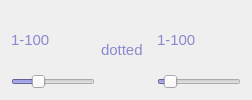
                         <widget class="QWidget" name="eighth_prime_bar" native="true">
                          <layout class="QHBoxLayout" name="horizontalLayout_16">
                           <item>
                            <layout class="QVBoxLayout" name="verticalLayout_30">
                             <item>
                              <widget class="QLabel" name="eighth_prime_display">
                               <property name="font">
                                <font>
                                 <pointsize>11</pointsize>
                                </font>
                               </property>
                               <property name="styleSheet">
                                <string notr="true">QLabel {
	color:rgb(137, 137, 206)
	
}</string>
                               </property>
                               <property name="text">
                                <string>1-100</string>
                               </property>
                              </widget>
                             </item>
                             <item>
                              <widget class="QSlider" name="eighth_prime_slider">
                               <property name="styleSheet">
                                <string notr="true">QSlider {
	selection-background-color: rgb(137, 137, 206);
}</string>
                               </property>
                               <property name="minimum">
                                <number>0</number>
                               </property>
                               <property name="maximum">
                                <number>100</number>
                               </property>
                               <property name="pageStep">
                                <number>5</number>
                               </property>
                               <property name="value">
                                <number>29</number>
                               </property>
                               <property name="orientation">
                                <enum>Qt::Horizontal</enum>
                               </property>
                              </widget>
                             </item>
                            </layout>
                           </item>
                           <item>
                            <widget class="QLabel" name="dotted_8">
                             <property name="sizePolicy">
                              <sizepolicy hsizetype="Fixed" vsizetype="Fixed">
                               <horstretch>0</horstretch>
                               <verstretch>0</verstretch>
                              </sizepolicy>
                             </property>
                             <property name="minimumSize">
                              <size>
                               <width>50</width>
                               <height>50</height>
                              </size>
                             </property>
                             <property name="maximumSize">
                              <size>
                               <width>50</width>
                               <height>50</height>
                              </size>
                             </property>
                             <property name="font">
                              <font>
                               <pointsize>11</pointsize>
                              </font>
                             </property>
                             <property name="styleSheet">
                              <string notr="true">QLabel {
	color:rgb(137, 137, 206)
	
}</string>
                             </property>
                             <property name="text">
                              <string>dotted</string>
                             </property>
                             <property name="scaledContents">
                              <bool>true</bool>
                             </property>
                             <property name="wordWrap">
                              <bool>true</bool>
                             </property>
                            </widget>
                           </item>
                           <item>
                            <layout class="QVBoxLayout" name="verticalLayout_31">
                             <item>
                              <widget class="QLabel" name="deighth_prime_display">
                               <property name="font">
                                <font>
                                 <pointsize>11</pointsize>
                                </font>
                               </property>
                               <property name="styleSheet">
                                <string notr="true">QLabel {
	color:rgb(137, 137, 206)
	
}</string>
                               </property>
                               <property name="text">
                                <string>1-100</string>
                               </property>
                              </widget>
                             </item>
                             <item>
                              <widget class="QSlider" name="deighth_prime_slider">
                               <property name="styleSheet">
                                <string notr="true">QSlider {
	selection-background-color: rgb(137, 137, 206);
}</string>
                               </property>
                               <property name="minimum">
                                <number>0</number>
                               </property>
                               <property name="maximum">
                                <number>100</number>
                               </property>
                               <property name="pageStep">
                                <number>5</number>
                               </property>
                               <property name="value">
                                <number>9</number>
                               </property>
                               <property name="orientation">
                                <enum>Qt::Horizontal</enum>
                               </property>
                              </widget>
                             </item>
                            </layout>
                           </item>
                          </layout>
                         </widget>
